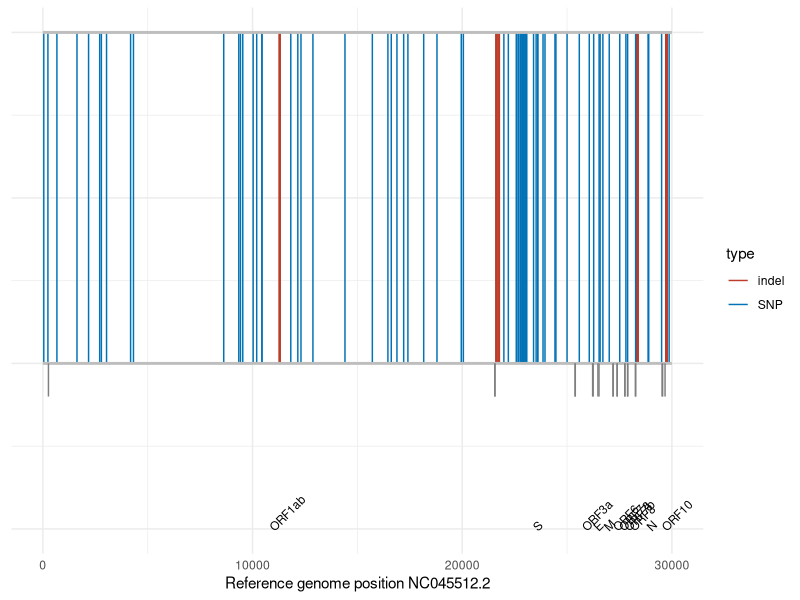

This figure's R source:
library(ggplot2)
library(ggsci)
colorsQ = c(pal_nejm("default")(7),"grey50")
base_length <- 30000

# SNPs
rect_snp_hash <- read.table("covid.snp.rec.txt",head=T)
# ypos    xpos
rect_snp_hash$xpos =  as.numeric(rect_snp_hash$xpos)
line_data <- data.frame(
  x = c(0,0),
  xend = c(base_length,base_length),
  y = c(-1,1),
  yend = c(-1,1)
)

annotation_data <- data.frame(
  start = c(266, 21563, 25393, 26245, 26523, 27202, 27394, 27756, 27894, 28274, 29558),
  end = c(21555, 25384, 26220, 26472, 27191, 27387, 27759, 27887, 28259, 29533, 29674),
	gene = c("ORF1ab", "S", "ORF3a", "E", "M", "ORF6", "ORF7a", "ORF7b", "ORF8", "N", "ORF10")
)

dash_line_data <- data.frame(
  x = c(annotation_data$start,annotation_data$end),
  y = -1
)


ggplot() +
  geom_segment(data= rect_snp_hash,aes(x=xpos,xend=xpos,y=-1,yend=1,color=type),linetype="solid") + scale_color_manual(values=colorsQ[1:2]) +
  geom_text(data = annotation_data, aes(x = (start + end) / 2, y = -2, label = gene), color = "black", size = 3, angle = 45, vjust = 0.5, hjust = 0) +
  geom_segment(data = line_data, aes(x = x, xend = xend, y = y, yend = yend), color = "grey", size = 1) +
  geom_segment(data = dash_line_data, aes(x = x, xend = x, y = -1, yend = -1.2),linetype = "solid", color = "grey50") +
  theme_minimal() +
  theme(axis.text.y = element_blank(),
        axis.title.y = element_blank(), 
        axis.ticks.y = element_blank()) +
  labs(x = "Reference genome position NC045512.2",y="")
